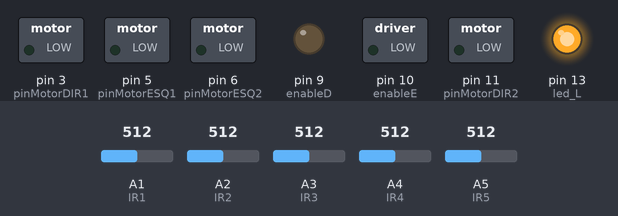
Bench run of a sketch on a simulated Arduino Uno, built with avr-gcc and run on an emulated ATmega328P. On the bench: switched loads named in the sketch (green lamp = pin HIGH), output pins drawn as LEDs (lit = HIGH). Inputs (shaded band) come from the test bench; at power-on: A1 (IR1) = 512, A2 (IR2) = 512, A3 (IR3) = 512, A4 (IR4) = 512, A5 (IR5) = 512.

Above: at 0.1 s.
At 14.4 s:
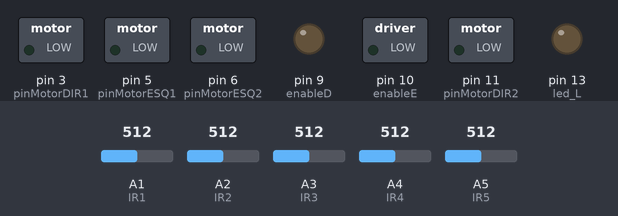
At 16.4 s:
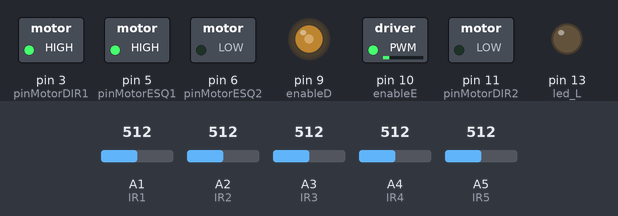
Timing chart, 0 to 17.9 s (numbered marks = the images above):
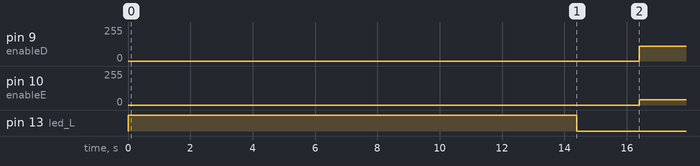

The sketch:

line_follower_code.ino
```cpp
//  TOP SPEED MÁXIMA = 125 MOTORES DE 6V


#define N_READINGS 5

#define WEIGHT_1 0
#define WEIGHT_2 1
#define WEIGHT_3 2
#define WEIGHT_4 3
#define WEIGHT_5 4

int IR1 = A1;
int IR2 = A2;
int IR3 = A3;
int IR4 = A4;
int IR5 = A5;

int led_L = 13;

int P = 0;
int D = 0;
int lasterror = 0;

long int min_value = 2000;
long int max_value = 0;
long int zero = 0;
long int max = 1000;

int max_speed = 110;
int min_speed = 40;

int pinMotorESQ1 = 5;
int pinMotorESQ2 = 6;
int pinMotorDIR1 = 3;
int pinMotorDIR2 = 11;

int enableD = 9;
int enableE = 10;


void setup() {
  Serial.begin(9600);
  pinMode(pinMotorDIR1, OUTPUT);
  pinMode(pinMotorESQ1, OUTPUT);
  pinMode(pinMotorDIR2, OUTPUT);
  pinMode(pinMotorESQ2, OUTPUT);
  pinMode(enableD, OUTPUT);
  pinMode(enableE, OUTPUT);
  pinMode(led_L, OUTPUT);

  calibrate();
  delay(2000);
  analogWrite(enableD, 80);
  analogWrite(enableE, 80);

  digitalWrite(pinMotorESQ1, HIGH);
  digitalWrite(pinMotorESQ2, LOW);
  digitalWrite(pinMotorDIR1, HIGH);
  digitalWrite(pinMotorDIR2, LOW);
}

void loop() {

  float value = get_readings();
  follow_line(value);

}

int get_readings() {

  int IR1_readings[N_READINGS];
  int IR2_readings[N_READINGS];
  int IR3_readings[N_READINGS];
  int IR4_readings[N_READINGS];
  int IR5_readings[N_READINGS];

  float weighted_averages[N_READINGS];

  for(int i = 0; i < N_READINGS; i++)
  {
    IR1_readings[i] = analogRead(IR1);
    IR2_readings[i] = analogRead(IR2);
    IR3_readings[i] = analogRead(IR3);
    IR4_readings[i] = analogRead(IR4);
    IR5_readings[i] = analogRead(IR5);
    weighted_averages[i] = (IR1_readings[i]*WEIGHT_1)+(IR2_readings[i]*WEIGHT_2)+(IR3_readings[i]*WEIGHT_3)+(IR4_readings[i]*WEIGHT_4)+(IR5_readings[i]*WEIGHT_5);
  }

  float sum_of_averages = 0;

  for(int i = 0; i < N_READINGS; i++)
  {
    sum_of_averages += weighted_averages[i];
  }

  return sum_of_averages/N_READINGS;
}

void follow_line(long int value) {
  int base_speed = 80;  // Base speed for the motors
  int error = value;  //  Error is the value from the sensor
  P = error;      //   Proportional is the value of error (present)
  D = error - lasterror; // Derivative is error - lasterror prevent big modifications (future)
  lasterror = error;

  value = map(value, min_value, max_value, zero , max);

  float Kp = 0.65;
  float Kd = 0.5;
  int adjustment = 0;


  adjustment = P * Kp + D * Kd ; // Adjust for speed

  int left_speed = base_speed - adjustment;
  int right_speed = base_speed + adjustment;

  // Clamp motor speeds to ensure they are within valid PWM range
  left_speed = constrain(left_speed, min_speed, max_speed);
  right_speed = constrain(right_speed, min_speed, max_speed);

  analogWrite(enableE, left_speed);
  analogWrite(enableD, right_speed);

}


void calibrate(){
  float value = 0;
  int N = 3000;

  digitalWrite(led_L, HIGH);

  for(int i = 0; i < N; i++)
  {
    value = get_readings();
    if(max_value < value ){
      max_value = value;
    }

    if(min_value > value){
      min_value = value;
    }
    delay(2);
  }

  digitalWrite(led_L, LOW);

}
```

Measured:
- by itself, pin 9 (enableD): 0/255 → 110/255 at 16.4 s
- by itself, pin 10 (enableE): 0/255 → 40/255 at 16.4 s
